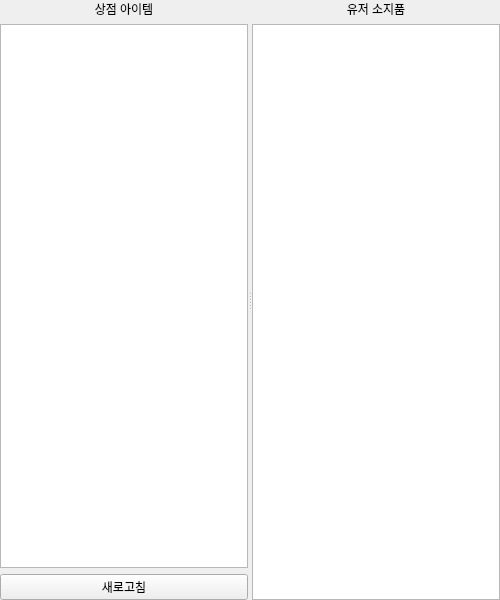
<?xml version="1.0" encoding="UTF-8"?>
<ui version="4.0">
 <class>storeUI</class>
 <widget class="QWidget" name="storeUI">
  <property name="geometry">
   <rect>
    <x>0</x>
    <y>0</y>
    <width>500</width>
    <height>600</height>
   </rect>
  </property>
  <property name="windowTitle">
   <string>Form</string>
  </property>
  <layout class="QVBoxLayout" name="verticalLayout_3">
   <property name="leftMargin">
    <number>0</number>
   </property>
   <property name="topMargin">
    <number>0</number>
   </property>
   <property name="rightMargin">
    <number>0</number>
   </property>
   <property name="bottomMargin">
    <number>0</number>
   </property>
   <item>
    <widget class="QSplitter" name="splitter">
     <property name="orientation">
      <enum>Qt::Orientation::Horizontal</enum>
     </property>
     <widget class="QWidget" name="layoutWidget">
      <layout class="QVBoxLayout" name="verticalLayout">
       <item>
        <widget class="QLabel" name="label">
         <property name="text">
          <string>상점 아이템</string>
         </property>
         <property name="alignment">
          <set>Qt::AlignmentFlag::AlignCenter</set>
         </property>
        </widget>
       </item>
       <item>
        <widget class="QListWidget" name="storeListWidget">
         <property name="mouseTracking">
          <bool>true</bool>
         </property>
         <property name="iconSize">
          <size>
           <width>60</width>
           <height>60</height>
          </size>
         </property>
         <property name="spacing">
          <number>4</number>
         </property>
         <property name="uniformItemSizes">
          <bool>true</bool>
         </property>
        </widget>
       </item>
       <item>
        <widget class="QPushButton" name="resetButton">
         <property name="text">
          <string>새로고침</string>
         </property>
        </widget>
       </item>
      </layout>
     </widget>
     <widget class="QWidget" name="layoutWidget">
      <layout class="QVBoxLayout" name="verticalLayout_2">
       <item>
        <widget class="QLabel" name="label_2">
         <property name="text">
          <string>유저 소지품</string>
         </property>
         <property name="alignment">
          <set>Qt::AlignmentFlag::AlignCenter</set>
         </property>
        </widget>
       </item>
       <item>
        <widget class="QListWidget" name="userListWidget"/>
       </item>
      </layout>
     </widget>
    </widget>
   </item>
  </layout>
 </widget>
 <resources/>
 <connections/>
</ui>
